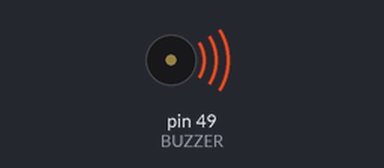
A sketch run on a simulated Arduino Mega 2560, built with avr-gcc and run on an emulated ATmega2560. On the bench: buzzer (waves = sounding). EEPROM starts erased; what the sketch prints to the serial monitor is not drawn.

Above: at 0.1 s.
At 1.2 s:
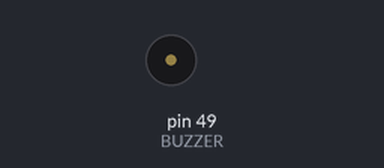
Timing chart, 0 to 2.7 s (numbered marks = the images above):
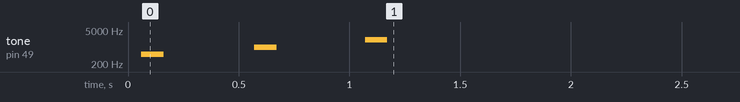

The sketch:

setvar.ino
```cpp
#include <EEPROM.h>


#define BUZZER 49 // piezo buzzer


uint32_t detention_end = 0; //in second
uint32_t time_of_detonation;
byte progress=0;


//i byte
void save_progress(){

EEPROM.write(0, progress);

}
//4 byte
void save_detonation_time()
{
EEPROM.write(1, time_of_detonation);
EEPROM.write(2, time_of_detonation >> 8);
EEPROM.write(3, time_of_detonation >> 16);
EEPROM.write(4, time_of_detonation >> 24);
}
//4byte
void save_detention_end_time()
{
EEPROM.write(5, detention_end);
EEPROM.write(6, detention_end >> 8);
EEPROM.write(7, detention_end >> 16);
EEPROM.write(8, detention_end >> 24);

}


void setup() {
	 Serial.begin(9600);
	pinMode(BUZZER, OUTPUT);
	noTone(BUZZER);
	 Serial.print("Saving data to EEPROM");
	{
		time_of_detonation = 3600*10; // ide írd az időt
		Serial.print("Detonation time:\nIN BINARY: "+String(time_of_detonation,2));
		Serial.print("UNIXEPOCH: "+String(time_of_detonation));
		detention_end=0;
		//first time bit | 1 empty bit | pincode bit | keycard bit | 4,3,2,1 game bit
		progress=0b00000000;
		Serial.print("PROGRESS: "+String(progress,2));
		save_detention_end_time();
		tone(BUZZER,500,100);
		delay(500);
		save_detonation_time();
		tone(BUZZER,1000,100);
		delay(500);
		save_progress();
		tone(BUZZER,2000,100);
		delay(500);
	}
	Serial.print("Programing is done!");

}
void loop() {
	delay(1000);
}
```
